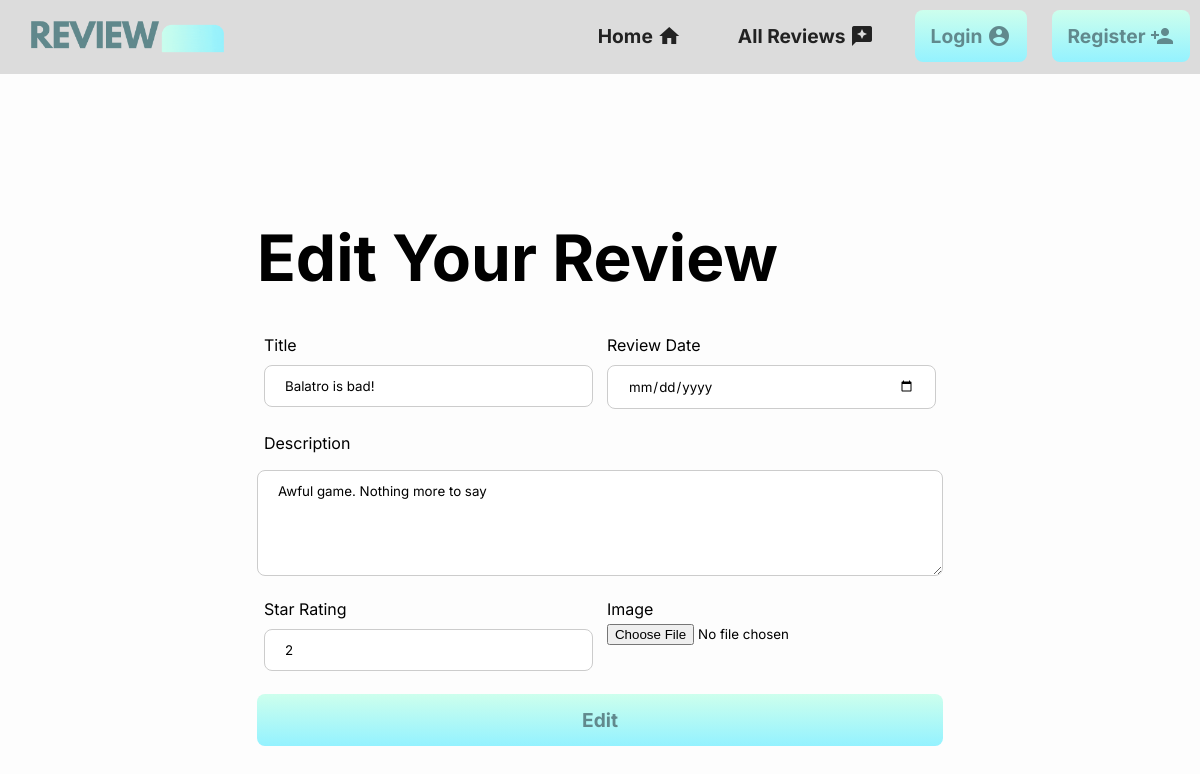
The app's page /2/edit, older data.
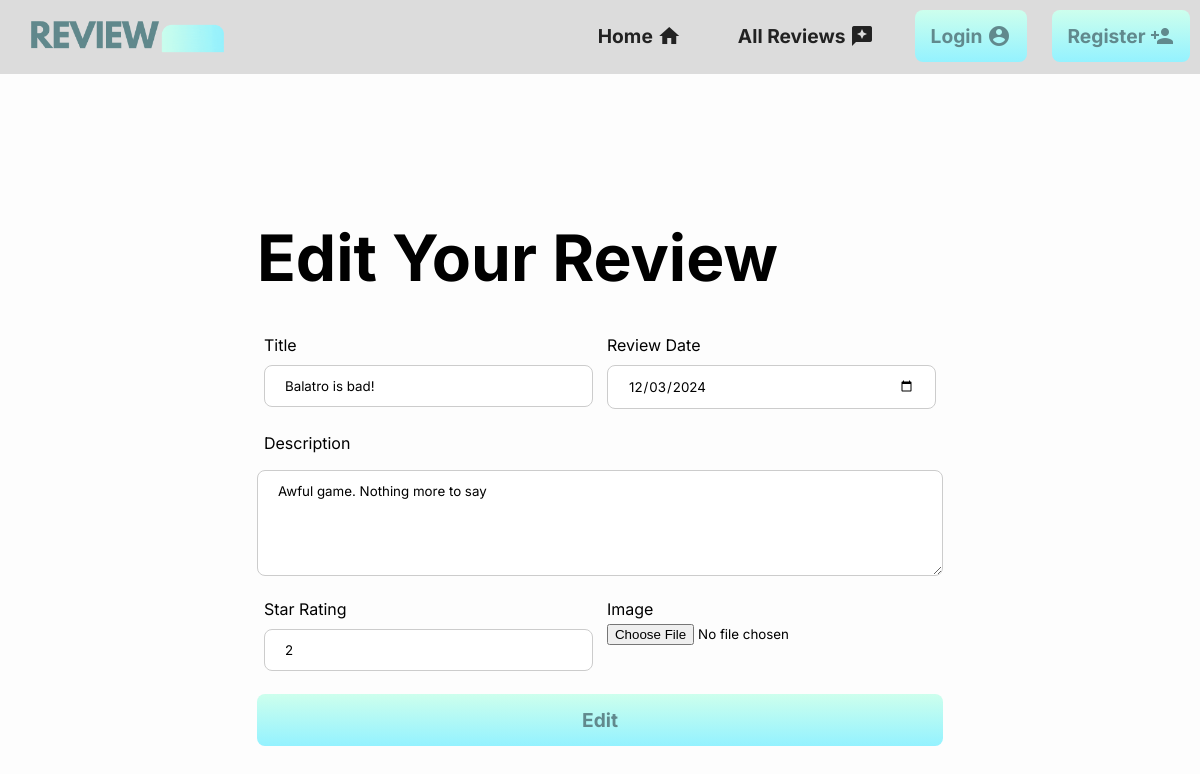
The same page, newer data.
### tables this page shows
CREATE TABLE "Reviews"(id INTEGER PRIMARY KEY AUTOINCREMENT,
                     title TEXT NOT NULL,
                     reviewDate TEXT NOT NULL,
                     reviewerName TEXT NOT NULL,
                     rating INTEGER NOT NULL,
                     reviewText TEXT NOT NULL UNIQUE, 
                     reviewImage BLOB );

### main.py (the view, shortened to what this page needs)
@app.route("/<int:id>/edit", methods=["GET", "POST"])
def edit(id):
    reviewData = getSingleReview(id)
    try:
        if session.get('username') not in reviewData: # Allows access if logged in
                return redirect("/")
    except:
        return redirect("/")
    return render_template("edit.html", review=reviewData) # Renders the page and sets the review data to a useable variable

### db.py (called while the page is built)
def getDB():
    db = sqlite3.connect(".database/reviewos.db")
    db.row_factory = sqlite3.Row
    return db

def getSingleReview(id):
    db = getDB()
    review = db.execute("SELECT * FROM Reviews WHERE id=?", (id,)).fetchone()
    db.close()
    return review

### templates/edit.html
{% extends "base.html" %}
{% block content %}
<div class="container">
    <h1>Edit Your Review</h1>
    <form method="POST" enctype="multipart/form-data">
        <div class="form-row">
            <div class="form-group">
                <label>Title</label>
                <input type="text" name="title" id="title" placeholder="The review title..." value="{{ request.form['title'] or review['title'] }}">
            </div>
            <div class="form-group">
                <label>Review Date</label>
                <input type="date" name="date" id="date" value="{{ request.form['date'] or review['reviewDate'] }}">
            </div>
        </div>
        <div class="form-group">
            <label>Description</label>
        </div>
        <textarea rows="5" type="text" name="description" id="description" placeholder="A short overview of your thoughts on the game...">{{ request.form['description'] or review['reviewText'] }}</textarea>
        <div class="form-row">
            <div class="form-group">
                <label>Star Rating</label>
            <input type="text" name="rating" id="rating" placeholder="1-5..." value="{{ request.form['rating'] or review['rating'] }}">
            </div>
            <div class="form-group">
                <label>Image</label>
                <input type="file" name="image" id="image" placeholder="Supported file formats only..."  accept=".png, .jpg, .jpeg">
            </div>
        </div>
        <input type="submit" value="Edit">
    </form>
</div>
{% endblock %}

Row changes from the older to the newer data that the page shows:
changed Reviews "Balatro is bad!": date (not shown) → "12/03/2024"
